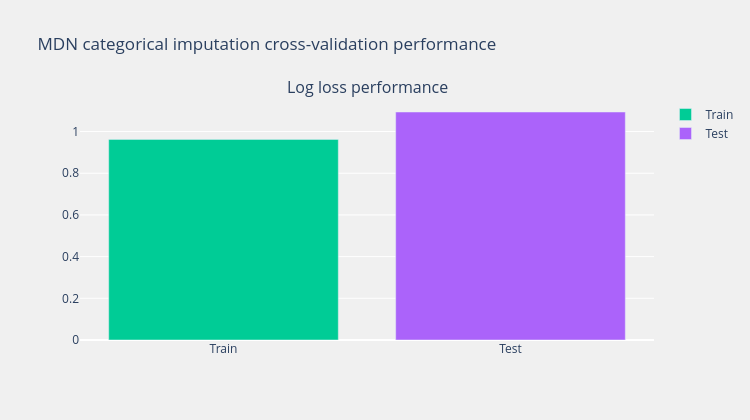

The notebook cell saved with this chart:
### Code cell
# Plot categorical performance
cat_perf_results_viz = model_performance_results(
    results=mdn_categorical_results,
    model_name="MDN",
    method_name="Cross-validation log loss average",
    metric="log_loss",
)
fig = cat_perf_results_viz.plot(
    title="MDN categorical imputation cross-validation performance",
)
fig.show()

### Figure 1 — Plotly figure (JSON) as saved in the notebook; plotly's stock layout.template omitted (floating-point values rounded to 4 significant figures)
{"data": [{"marker": {"color": "#00CC96"}, "name": "Train", "showlegend": true, "type": "bar", "x": ["Train"], "xaxis": "x", "y": [0.9622], "yaxis": "y"}, {"marker": {"color": "#AB63FA"}, "name": "Test", "showlegend": true, "type": "bar", "x": ["Test"], "xaxis": "x", "y": [1.094], "yaxis": "y"}], "layout": {"annotations": [{"font": {"size": 16}, "showarrow": false, "text": "Log loss performance", "x": 0.5, "xanchor": "center", "xref": "paper", "y": 1, "yanchor": "bottom", "yref": "paper"}], "height": 420, "paper_bgcolor": "#F0F0F0", "plot_bgcolor": "#F0F0F0", "showlegend": true, "title": {"text": "MDN categorical imputation cross-validation performance"}, "width": 750, "xaxis": {"anchor": "y", "domain": [0, 1]}, "yaxis": {"anchor": "x", "domain": [0, 1]}}}
